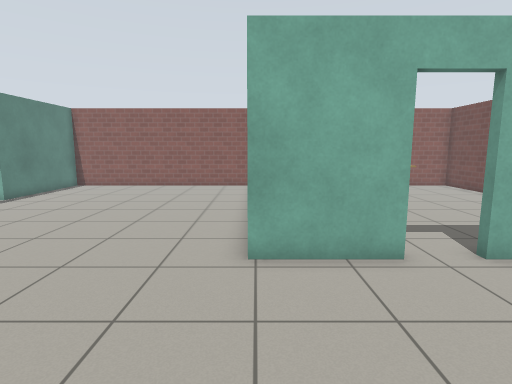
View 1 (above)

24 first-person views from a walk through a Gazebo world. The camera is 1.2 m above the floor, tilts 8° down and sees 80° across. The floor is counted in squares, 0.5 m on a side. Each view is taken from the middle of a square. On the plan, view 1 faces up. The plan holds only what a view shows up to about 18 squares ahead; the rest is blank. Simple patterns stand in for the simulator's built-in surfaces.

View 2
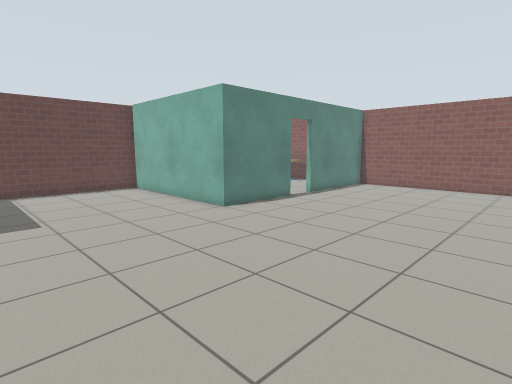

View 3
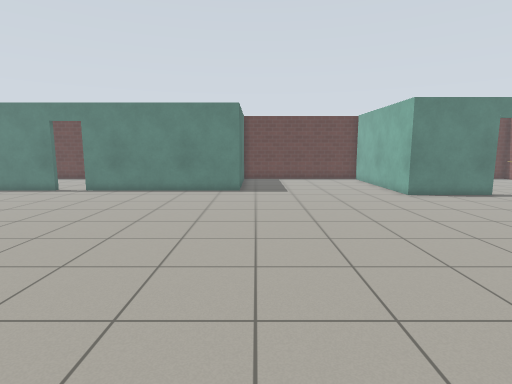

View 4
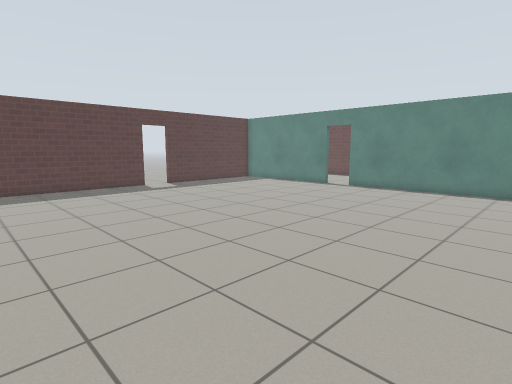

View 5
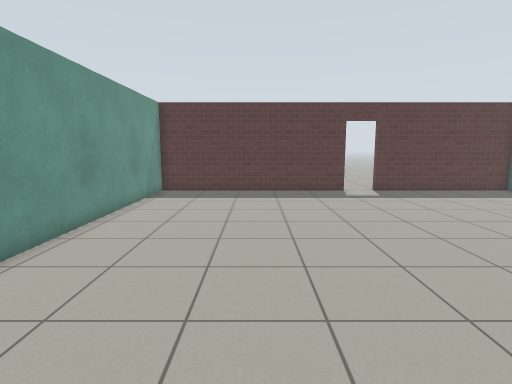

View 6
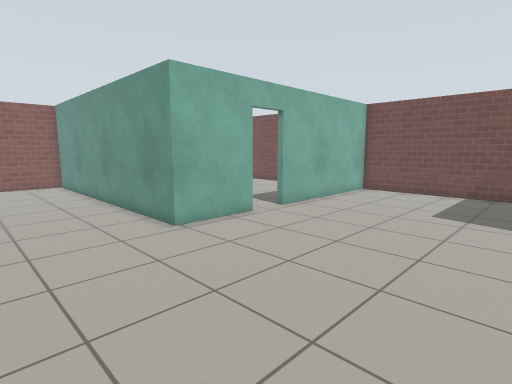

View 7
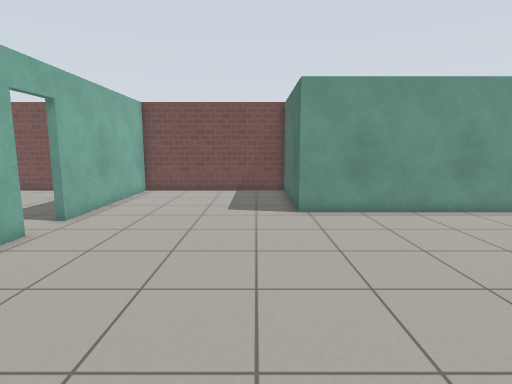

View 8
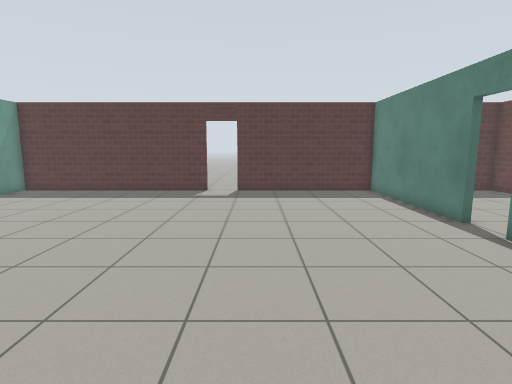

View 9
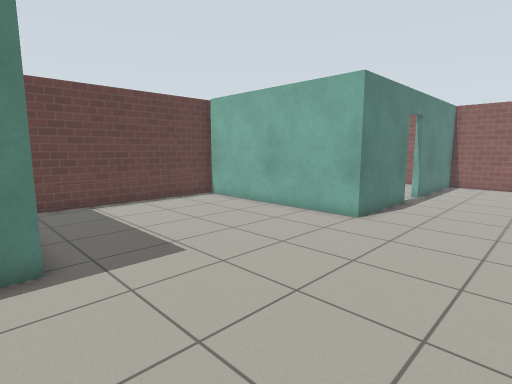

View 10
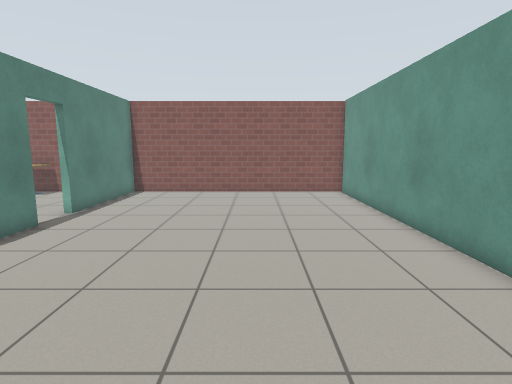

View 11
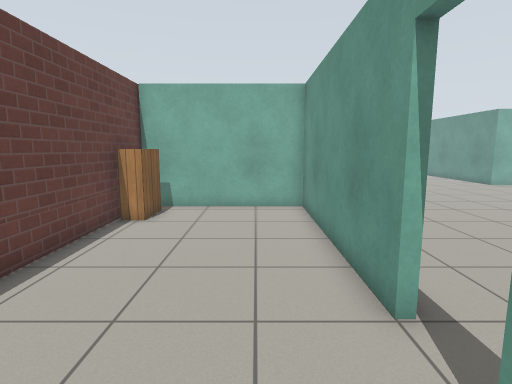

View 12
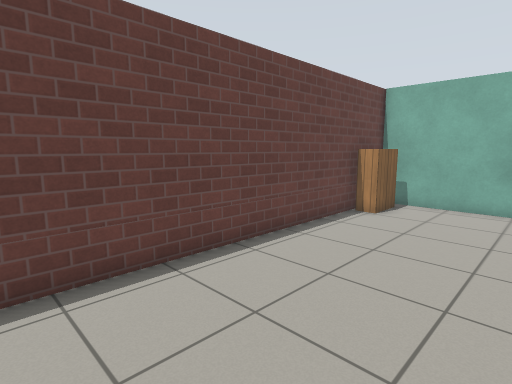

View 13
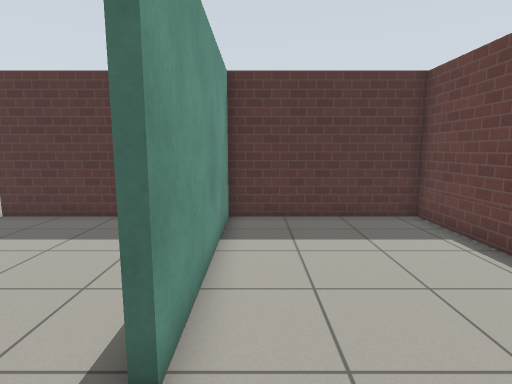

View 14
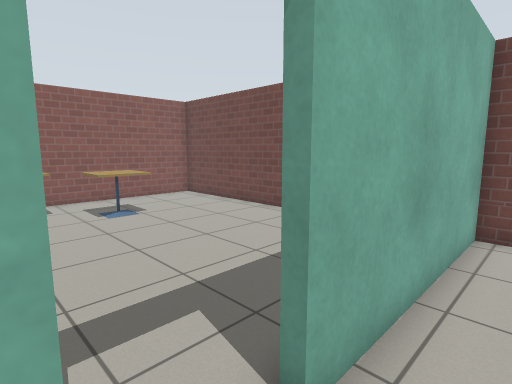

View 15
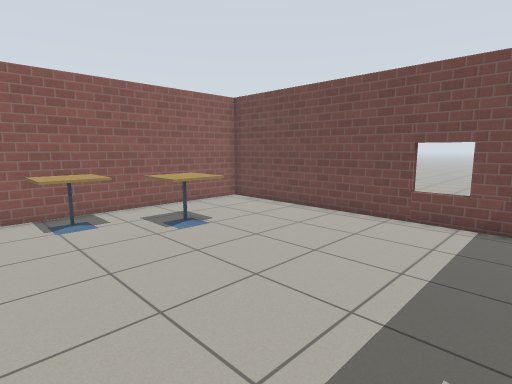

View 16
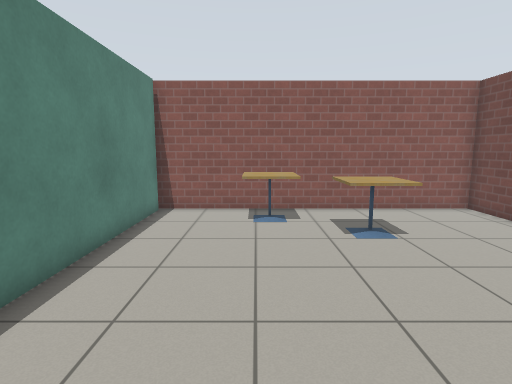

View 17
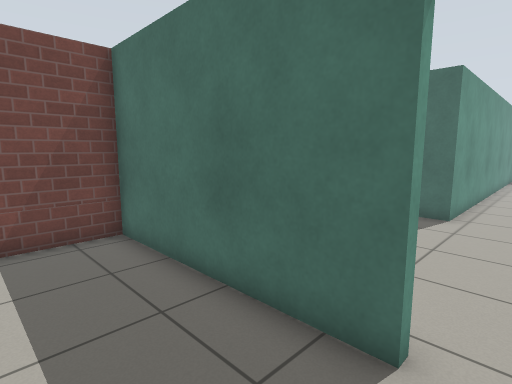

View 18
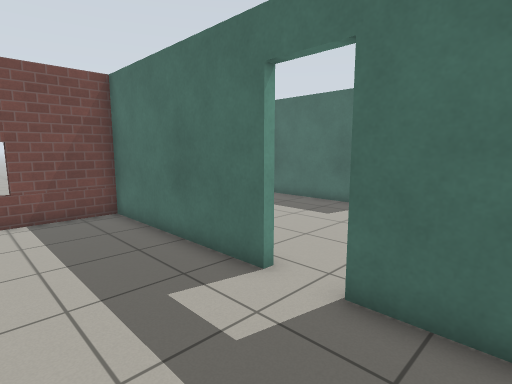

View 19
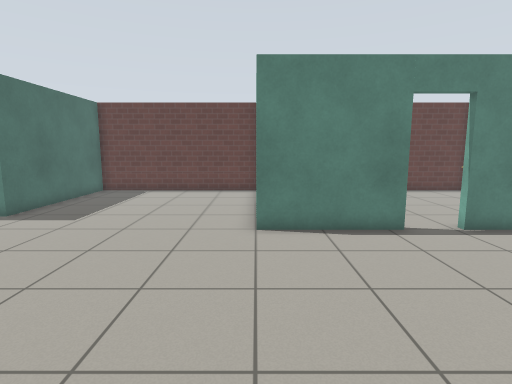

View 20
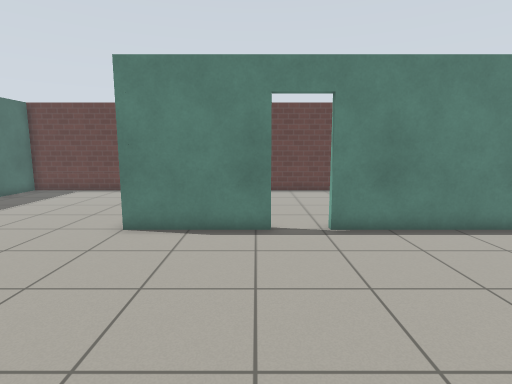

View 21
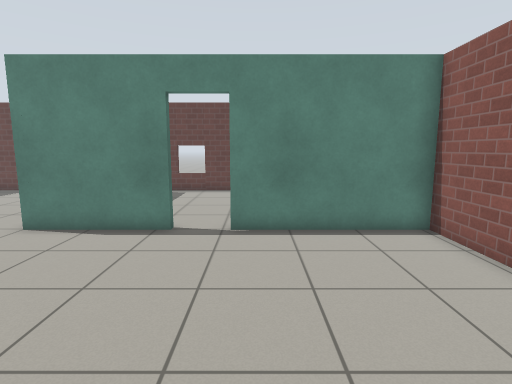

View 22
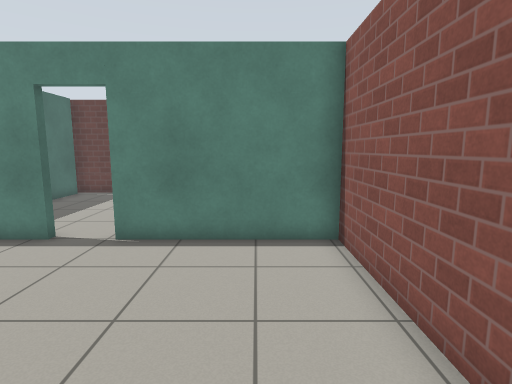

View 23
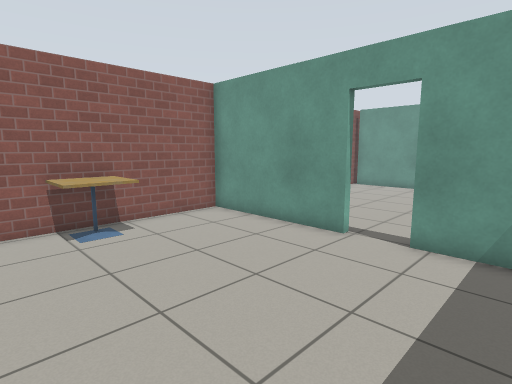

View 24
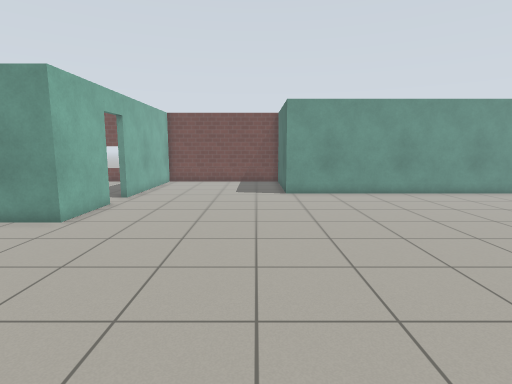

### Floor plan
Points are (right, up) in squares from view 1. A wall is a line through its corners. A room is listed if a view was taken in it or the views show most of it. See-through windows are left out.
Room 1 (views 1, 2, 3, 4, 5, 6, 7, 8, 9, 10, 14, 19, 20, 21, 22, 24)
walls: (3.4, 6.4) (-0.2, 6.4) (-0.2, 20); (-13.7, -11.8) (-13.7, -19.7) (-5.9, -19.7); (-11.9, 12.5) (-11.9, 8) (-20.5, 8); (-20.8, -0.9) (-13.7, -0.9) (-13.7, -10); (-20.8, 7.9) (-20.8, -1); (-4.2, -19.7) (6.5, -19.7) (6.5, -1.6) (12.6, -1.6) (12.6, 6.4) (5, 6.4); (0.1, 20.2) (-11.9, 20.2) (-11.9, 14.1)
ways out: open door at (-14, -10.5) to room 2; open door at (4.3, 6.7) to room 3; open door at (-12, 13.5) to room 4; open door at (-5.5, -20)
Room 2 (views 11, 12, 13)
walls: (-14, -10) (-14, -1.3) (-20.8, -1.3); (-20.8, -1) (-20.8, -19.7) (-14, -19.7) (-14, -11.8)
ways out: open door at (-14, -10.5) to room 1
objects: bookshelf (-20, -4) to (-20, -2)
Room 3 (views 15, 16, 17, 18)
walls: (5, 6.7) (12.6, 6.7) (12.6, 20.2) (0.1, 20.2); (0.1, 20) (0.1, 12.3); (1.1, 6.7) (3.2, 6.7)
ways out: open door at (4.3, 6.7) to room 1
objects: cafe table (4, 18) to (5, 19); cafe table (6, 16) to (8, 17)
Room 4 (view 23)
walls: (-12.2, 14.1) (-12.2, 20.2) (-19.3, 20.2); (-12.2, 10.5) (-12.2, 12.5); (-20.5, 8.3) (-18.3, 8.3); (-20.8, 20.1) (-20.8, 7.9)
ways out: open door at (-12, 13.5) to room 1
objects: cafe table (-18, 18) to (-16, 20)

Positions as (right, up) in squares from view 1, and headings:
1: (0, 0), facing up
2: (-2, 0), facing up-left
3: (4, 0), facing left
4: (5, 0), facing down-left
5: (1, -2), facing down
6: (-5, -2), facing up-right
7: (-5, 0), facing right
8: (-7, -2), facing down
9: (-7, -2), facing up-left
10: (-5, 3), facing up
11: (-16, -14), facing up
12: (-15, -15), facing up-left
13: (-15, -9), facing down
14: (3, 5), facing up-right
15: (2, 8), facing up-right
16: (4, 8), facing up
17: (4, 10), facing down-right
18: (1, 11), facing down-right
19: (-3, 8), facing left
20: (-3, 12), facing left
21: (-3, 15), facing left
22: (-4, 18), facing left
23: (-20, 10), facing up-right
24: (-10, 0), facing right
